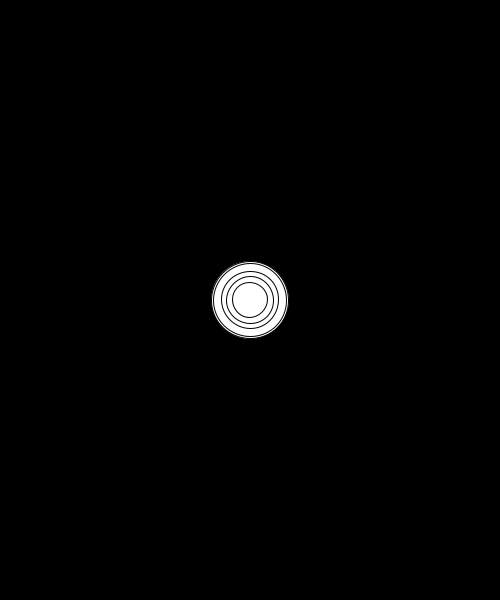
Frame 1 (no input)
Frame 60 (the mouse pressed at the canvas centre just before this capture): identical to frame 1, image omitted
Frame 120 (the mouse held since frame 60 and released just before this capture): identical to frame 1, image omitted

The Processing sketch that drew this single still picture (run headless with seeded random() and noise(); from frame 60 on, the mouse is pressed at the canvas centre):

// Processing sketch: day3_08_objects_3
// ── day3_08_objects_3.pde
Ball[] myBalls = new Ball[10];
// float[] numbers = new float[10]; // how to define an array!

void setup() {
  size(500, 600);
  background(0);

  // construct balls with for-loop
  for (int i=0; i < myBalls.length; i++) {
    myBalls[i] = new Ball();
  }
}

void draw() {
  background(0);

  for (int i=0; i < myBalls.length; i++) {
    Ball b = myBalls[i];
    b.move();
    b.bounce();
    b.display();
    if (keyPressed) {
      if (key == ' ') {
        b.explode();
      } else {
        b.stop();
      }
    }
    //
  }
}














class Ball {
  float x, y;
  float xSpd, ySpd;
  float size;

  Ball() {
    x = width/2;
    y = height/2;
    xSpd = 0; //random(-5, 5);
    ySpd = 0; //random(-5, 5);
    size = random(30, 80);
  }
  void display() {
    ellipse(x, y, size, size);
  }
  void move() {
    x += xSpd;
    y += ySpd;
  }
  void bounce() {
    if (x < 0 || x > width) {
      xSpd *= -1;
    }
    if (y < 0 || y > height) {
      ySpd = -ySpd;
    }
  }
  void explode() {
    int strength = 10;
    xSpd = random(-strength, strength);
    ySpd = random(-strength, strength);
  }
  void stop() {
    xSpd = 0;
    ySpd = 0;
  }
}
